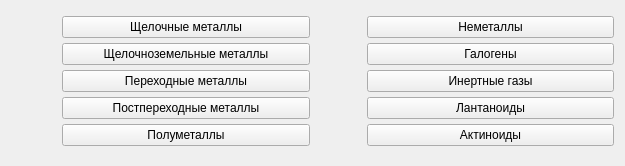
<?xml version="1.0" encoding="UTF-8"?>
<ui version="4.0">
 <class>Form</class>
 <widget class="QWidget" name="Form">
  <property name="geometry">
   <rect>
    <x>0</x>
    <y>0</y>
    <width>625</width>
    <height>166</height>
   </rect>
  </property>
  <property name="windowTitle">
   <string>Form</string>
  </property>
  <layout class="QHBoxLayout" name="horizontalLayout">
   <item>
    <layout class="QHBoxLayout" name="col_1" stretch="1,5">
     <property name="spacing">
      <number>1</number>
     </property>
     <item>
      <layout class="QVBoxLayout" name="col_11">
       <property name="spacing">
        <number>0</number>
       </property>
       <item>
        <widget class="QLabel" name="alkali_metals_pict">
         <property name="text">
          <string/>
         </property>
        </widget>
       </item>
       <item>
        <widget class="QLabel" name="alkaline_earth_metals_pict">
         <property name="text">
          <string/>
         </property>
        </widget>
       </item>
       <item>
        <widget class="QLabel" name="transitionmetals_pict">
         <property name="text">
          <string/>
         </property>
        </widget>
       </item>
       <item>
        <widget class="QLabel" name="posttransition_metals_pict">
         <property name="text">
          <string/>
         </property>
        </widget>
       </item>
       <item>
        <widget class="QLabel" name="semimetals_pict">
         <property name="text">
          <string/>
         </property>
        </widget>
       </item>
      </layout>
     </item>
     <item>
      <layout class="QVBoxLayout" name="col_12">
       <property name="spacing">
        <number>0</number>
       </property>
       <item>
        <widget class="QPushButton" name="alkali_metals">
         <property name="font">
          <font>
           <family>Arial</family>
          </font>
         </property>
         <property name="text">
          <string>Щелочные металлы</string>
         </property>
        </widget>
       </item>
       <item>
        <widget class="QPushButton" name="alkaline_earth_metals">
         <property name="font">
          <font>
           <family>Arial</family>
          </font>
         </property>
         <property name="layoutDirection">
          <enum>Qt::LeftToRight</enum>
         </property>
         <property name="text">
          <string>Щелочноземельные металлы</string>
         </property>
        </widget>
       </item>
       <item>
        <widget class="QPushButton" name="transitionmetals">
         <property name="font">
          <font>
           <family>Arial</family>
          </font>
         </property>
         <property name="text">
          <string>Переходные металлы</string>
         </property>
        </widget>
       </item>
       <item>
        <widget class="QPushButton" name="posttransition_metals">
         <property name="font">
          <font>
           <family>Arial</family>
          </font>
         </property>
         <property name="text">
          <string>Постпереходные металлы</string>
         </property>
        </widget>
       </item>
       <item>
        <widget class="QPushButton" name="semimetals">
         <property name="font">
          <font>
           <family>Arial</family>
          </font>
         </property>
         <property name="text">
          <string>Полуметаллы</string>
         </property>
        </widget>
       </item>
      </layout>
     </item>
    </layout>
   </item>
   <item>
    <layout class="QHBoxLayout" name="col_2" stretch="1,5">
     <property name="spacing">
      <number>1</number>
     </property>
     <item>
      <layout class="QVBoxLayout" name="col_21">
       <property name="spacing">
        <number>0</number>
       </property>
       <item>
        <widget class="QLabel" name="nonmetals_pict">
         <property name="text">
          <string/>
         </property>
        </widget>
       </item>
       <item>
        <widget class="QLabel" name="halogens_pict">
         <property name="text">
          <string/>
         </property>
        </widget>
       </item>
       <item>
        <widget class="QLabel" name="inert_gases_pict">
         <property name="text">
          <string/>
         </property>
        </widget>
       </item>
       <item>
        <widget class="QLabel" name="lanthanides_pict">
         <property name="text">
          <string/>
         </property>
        </widget>
       </item>
       <item>
        <widget class="QLabel" name="actinoids_pict">
         <property name="text">
          <string/>
         </property>
        </widget>
       </item>
      </layout>
     </item>
     <item>
      <layout class="QVBoxLayout" name="col_22">
       <property name="spacing">
        <number>0</number>
       </property>
       <item>
        <widget class="QPushButton" name="nonmetals">
         <property name="font">
          <font>
           <family>Arial</family>
          </font>
         </property>
         <property name="text">
          <string>Неметаллы</string>
         </property>
        </widget>
       </item>
       <item>
        <widget class="QPushButton" name="halogens">
         <property name="font">
          <font>
           <family>Arial</family>
          </font>
         </property>
         <property name="text">
          <string>Галогены</string>
         </property>
        </widget>
       </item>
       <item>
        <widget class="QPushButton" name="inert_gases">
         <property name="font">
          <font>
           <family>Arial</family>
          </font>
         </property>
         <property name="text">
          <string>Инертные газы</string>
         </property>
        </widget>
       </item>
       <item>
        <widget class="QPushButton" name="lanthanides">
         <property name="font">
          <font>
           <family>Arial</family>
          </font>
         </property>
         <property name="text">
          <string>Лантаноиды</string>
         </property>
        </widget>
       </item>
       <item>
        <widget class="QPushButton" name="actinoids">
         <property name="font">
          <font>
           <family>Arial</family>
          </font>
         </property>
         <property name="text">
          <string>Актиноиды</string>
         </property>
        </widget>
       </item>
      </layout>
     </item>
    </layout>
   </item>
  </layout>
 </widget>
 <resources/>
 <connections/>
</ui>
